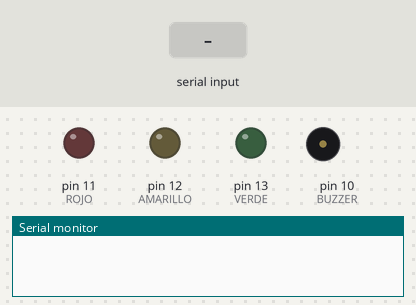
Recording of a sketch running on a simulated Arduino Uno, built with avr-gcc and run on an emulated ATmega328P. On the bench: output pins drawn as LEDs (lit = HIGH), buzzer (waves = sounding), the last lines printed to the serial monitor. The test bench sets the inputs (shaded band).

Above: at 2.1 s.
2.2 s: "R" received over Serial
At 3.8 s:
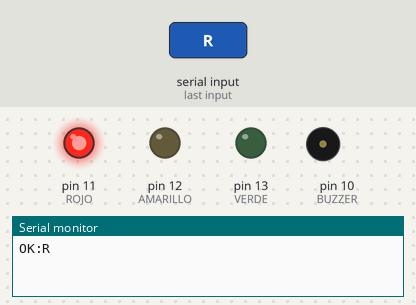
4.3 s: "G" received over Serial
At 4.9 s:
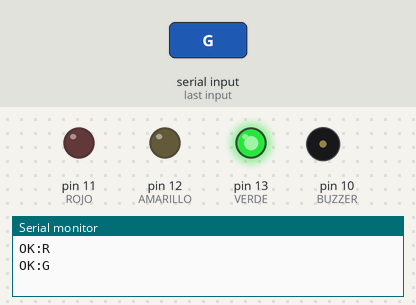
5.8 s: "Y" received over Serial
At 6.1 s:
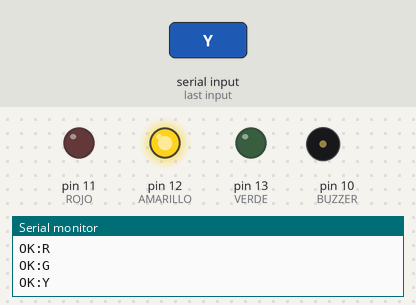
Timing chart, 0 to 8.8 s (numbered marks = the images above; inputs shaded):
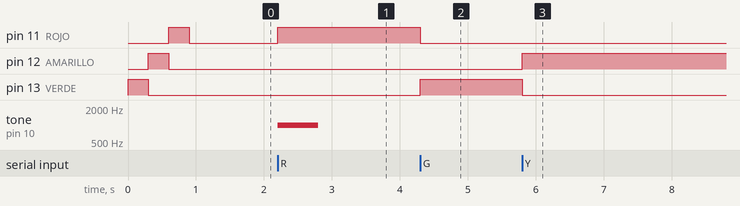

Measured:
- after the input at 2.2 s, pin 11 (ROJO): LOW → HIGH at once; tone on pin 10 (BUZZER): silent → 1000 Hz at once, → silent 0.60 s later
- after the input at 4.3 s, pin 11 (ROJO): HIGH → LOW at once; pin 13 (VERDE): LOW → HIGH at once
- after the input at 5.8 s, pin 12 (AMARILLO): LOW → HIGH at once; pin 13 (VERDE): HIGH → LOW at once

The sketch:

sketch_prueba.ino
```cpp
const int VERDE = 13, AMARILLO = 12, ROJO = 11, BUZZER = 10;

void apagarTodo() {
  digitalWrite(VERDE, LOW);
  digitalWrite(AMARILLO, LOW);
  digitalWrite(ROJO, LOW);
  noTone(BUZZER);
}

void setup() {
  pinMode(VERDE, OUTPUT);
  pinMode(AMARILLO, OUTPUT);
  pinMode(ROJO, OUTPUT);
  pinMode(BUZZER, OUTPUT);
  Serial.begin(115200);

  // prueba de arranque: cada LED enciende un momento
  int leds[] = {VERDE, AMARILLO, ROJO};
  for (int i = 0; i < 3; i++) {
    digitalWrite(leds[i], HIGH);
    delay(300);
    digitalWrite(leds[i], LOW);
  }
}

void loop() {
  if (Serial.available() > 0) {
    char c = toupper(Serial.read());
    if (c == 'G' || c == 'Y' || c == 'R') {
      apagarTodo();
      if (c == 'G') digitalWrite(VERDE, HIGH);
      if (c == 'Y') digitalWrite(AMARILLO, HIGH);
      if (c == 'R') {
        digitalWrite(ROJO, HIGH);
        tone(BUZZER, 1000, 600);   // pitido corto
      }
      Serial.print("OK:");
      Serial.println(c);
    }
  }
}
```
